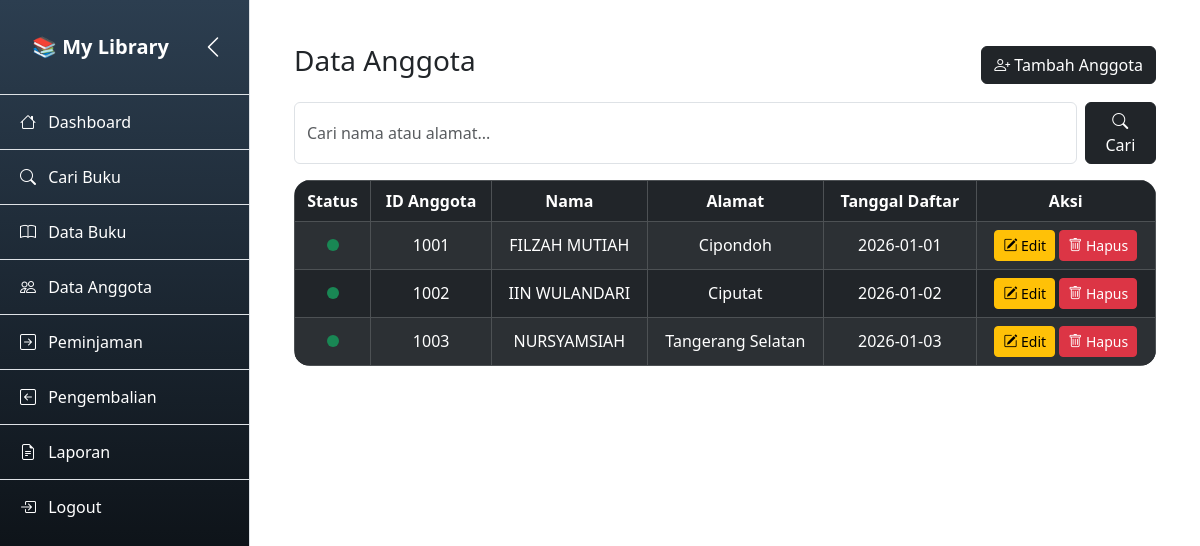
/anggota.php, run on the app's committed database.
### tables this page shows
CREATE TABLE `anggota` (
  `id_anggota` int(11) NOT NULL,
  `nama` varchar(100) NOT NULL,
  `alamat` text DEFAULT NULL,
  `tanggal_daftar` date DEFAULT curdate()
);

### anggota.php (the view, shortened to what this page needs)
<?php
include 'config.php';
$cari = '';
if (isset($_GET['cari'])) {
    $cari = htmlspecialchars($_GET['cari']);
    $anggota = mysqli_query($koneksi, "SELECT * FROM anggota WHERE nama LIKE '%$cari%' OR alamat LIKE '%$cari%' ORDER BY id_anggota ASC");
} else {
    $anggota = mysqli_query($koneksi, "SELECT * FROM anggota ORDER BY id_anggota ASC");
}
?>
<!DOCTYPE html>
<html lang="id">
<head>
    <link href="https://cdn.jsdelivr.net/npm/bootstrap@5.3.2/dist/css/bootstrap.min.css" rel="stylesheet">
    <link href="https://cdn.jsdelivr.net/npm/bootstrap-icons@1.11.1/font/bootstrap-icons.css" rel="stylesheet">
    <link rel="stylesheet" href="style.css">
</head>
<body>
<div class="d-flex" id="wrapper">
    <?php include 'sidebar.php'; ?>
    <div id="page-content-wrapper" class="w-100">
        <div class="container-fluid p-4">
            <div class="d-flex justify-content-between align-items-center mb-3">
                <h3>Data Anggota</h3>
                <button class="btn btn-dark" data-bs-toggle="modal" data-bs-target="#modalTambah">
                    <i class="bi bi-person-plus"></i> Tambah Anggota
                </button>
            </div>
            <form class="d-flex mb-3" method="GET" action="">
                <input type="text" class="form-control me-2" name="cari" value="<?= $cari ?>" placeholder="Cari nama atau alamat...">
                <button class="btn btn-dark" type="submit"><i class="bi bi-search"></i> Cari</button>
            </form>
            <div class="table-responsive">
                <table class="table table-dark table-bordered table-striped align-middle">
                    <thead class="text-center">
                        <tr>
                            <th>Status</th>
                            <th>ID Anggota</th>
                            <th>Nama</th>
                            <th>Alamat</th>
                            <th>Tanggal Daftar</th>
                            <th>Aksi</th>
                        </tr>
                    </thead>
                    <tbody>
<?php
if (mysqli_num_rows($anggota) > 0) {
    while ($row = mysqli_fetch_assoc($anggota)) {
        $warna = 'bg-success';
?>
<tr class="text-center">
    <td>
        <span class="d-inline-block rounded-circle <?= $warna ?>" style="width: 12px; height: 12px;" title="<?= ($warna=='bg-success')?'Tidak Meminjam':(($warna=='bg-warning')?'Meminjam (Belum Telat)':'Terlambat') ?>"></span>
    </td>
    <td><?= $row['id_anggota']; ?></td>
    <td><?= $row['nama']; ?></td>
    <td><?= $row['alamat']; ?></td>
    <td><?= $row['tanggal_daftar']; ?></td>
    <td>
        <button class="btn btn-warning btn-sm" data-bs-toggle="modal" data-bs-target="#modalEdit<?= $row['id_anggota']; ?>">
            <i class="bi bi-pencil-square"></i> Edit
        </button>
        <a href="anggota.php?hapus=<?= $row['id_anggota']; ?>" class="btn btn-danger btn-sm" onclick="return confirm('Yakin ingin menghapus anggota ini?');">
            <i class="bi bi-trash"></i> Hapus
        </a>
    </td>
</tr>
<?php
    }
} else {
    echo "<tr><td colspan='6' class='text-center'>Data tidak ditemukan.</td></tr>";
}
?>
                    </tbody>
                </table>
            </div>
        </div>
    </div>
</div>
</body>
</html>

### sidebar.php (shortened to what this page needs)
<div class="border-end" id="sidebar-wrapper"
>
    <div class="d-flex justify-content-between align-items-center px-3 py-3 border-bottom">
        <div class="sidebar-heading text-white fw-bold sidebar-text fs-5" style="background-color: transparent;" >📚 My Library</div>
        <button class="btn btn-sm btn-outline-light" id="menu-toggle" title="Toggle Sidebar">
            <i class="bi bi-chevron-left"></i>
        </button>
    </div>
    <div class="list-group list-group-flush">
        <a href="index.php" class="list-group-item list-group-item-action text-white sidebar-item" style="background-color: transparent;">
            <i class="bi bi-house me-2"></i> <span class="sidebar-text">Dashboard</span>
        </a>
        <a href="cari_buku.php" class="list-group-item list-group-item-action text-white sidebar-item" style="background-color: transparent;">
            <i class="bi bi-search me-2"></i> <span class="sidebar-text">Cari Buku</span>
        </a>
        <a href="buku.php" class="list-group-item list-group-item-action text-white sidebar-item" style="background-color: transparent;">
            <i class="bi bi-book me-2"></i> <span class="sidebar-text">Data Buku</span>
        </a>
        <a href="anggota.php" class="list-group-item list-group-item-action text-white sidebar-item" style="background-color: transparent;">
            <i class="bi bi-people me-2"></i> <span class="sidebar-text">Data Anggota</span>
        </a>
        <a href="peminjaman.php" class="list-group-item list-group-item-action text-white sidebar-item" style="background-color: transparent;">
            <i class="bi bi-arrow-right-square me-2"></i> <span class="sidebar-text">Peminjaman</span>
        </a>
        <a href="pengembalian.php" class="list-group-item list-group-item-action text-white sidebar-item" style="background-color: transparent;">
            <i class="bi bi-arrow-left-square me-2"></i> <span class="sidebar-text">Pengembalian</span>
        </a>
        <a href="laporan.php" class="list-group-item list-group-item-action text-white sidebar-item" style="background-color: transparent;">
            <i class="bi bi-file-earmark-text me-2"></i> <span class="sidebar-text">Laporan</span>
        </a>
        <a href="logout.php" class="list-group-item list-group-item-action text-white sidebar-item" style="background-color: transparent;">
            <i class="bi bi-box-arrow-in-right me-2"></i> <span class="sidebar-text">Logout</span>
        </a>
    </div>
</div>

### style.css (style rules this page uses)
html, body, #wrapper { height: 100%; margin: 0; padding: 0; }
#wrapper { min-height: 100vh; display: flex; flex-wrap: nowrap; }
#sidebar-wrapper { position: fixed; top: 0; left: 0; bottom: 0; width: 250px; background: linear-gradient(180deg, #2c3e50, #000000); color: white; z-index: 1000; overflow-y: auto; transition: all 0.3s ease; }
#page-content-wrapper { flex: 1; padding: 20px; margin-left: 250px; transition: all 0.3s ease; }
.sidebar-heading { font-size: 1.5rem; background: #212529; color: white; text-align: center; padding: 1rem; }
.sidebar-item { padding: 15px 20px; transition: all 0.3s ease; }
#menu-toggle { background: none; border: none; color: white; font-size: 1.5rem; }
.table { border-radius: 1rem; overflow: hidden; }
#sidebar-wrapper { width: 250px; transition: all 0.3s ease; }
#page-content-wrapper { margin-left: 250px; transition: all 0.3s ease; }
#wrapper #sidebar-wrapper { width: 250px; transition: width 0.3s ease; }

### data on the page
anggota: id_anggota "1001", nama "FILZAH MUTIAH", alamat "Cipondoh", tanggal_daftar "2026-01-01"
anggota: id_anggota "1002", nama "IIN WULANDARI", alamat "Ciputat", tanggal_daftar "2026-01-02"
anggota: id_anggota "1003", nama "NURSYAMSIAH", alamat "Tangerang Selatan", tanggal_daftar "2026-01-03"
